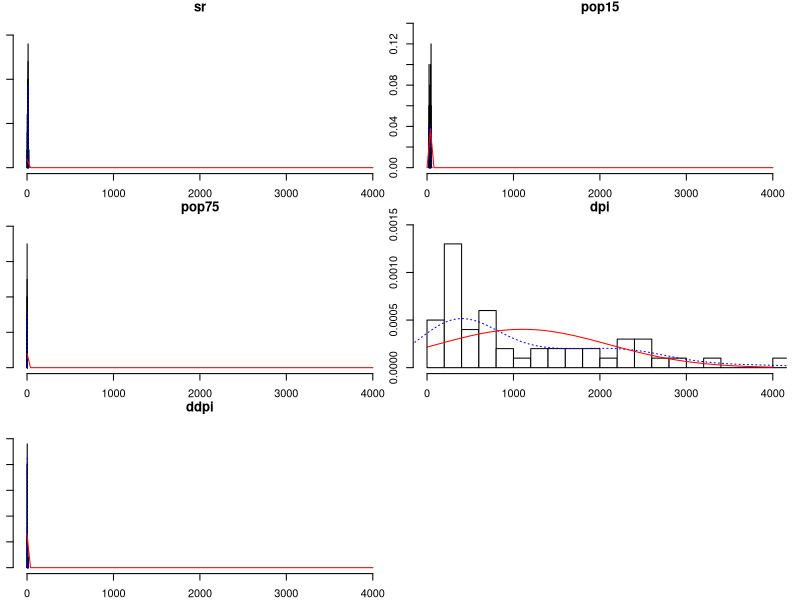
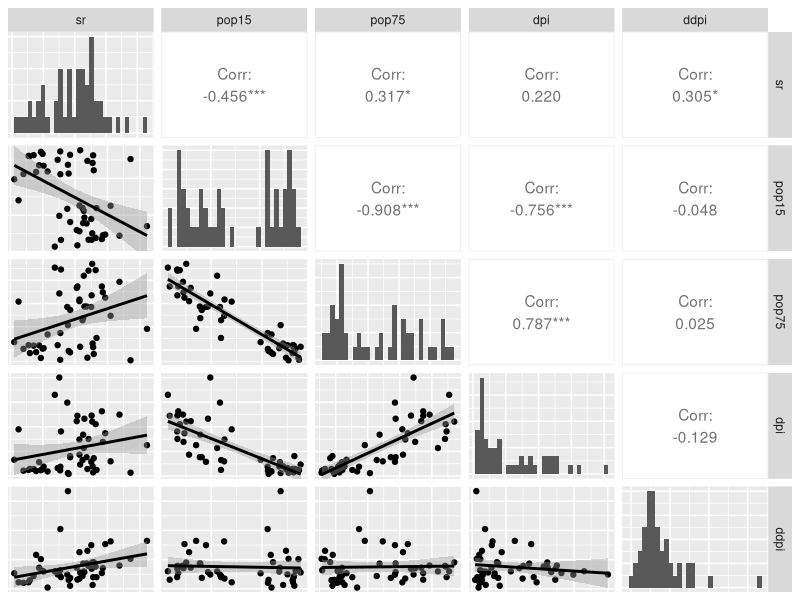
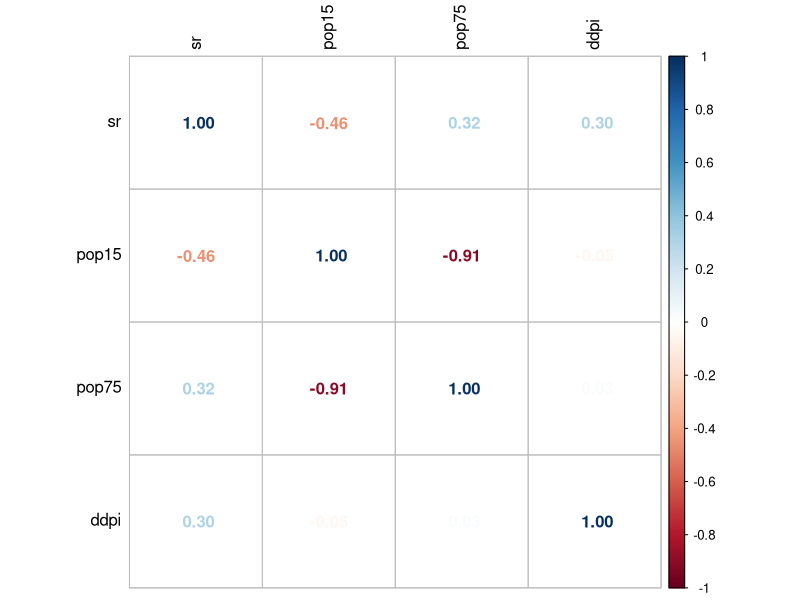

R code for these plots, in order:
## ---- chunk 1
knitr::opts_chunk$set(echo = TRUE)
## ---- chunk 2
library(psych)
library(GGally)
library(corrplot)
## ---- chunk 3
knitr::kable(
  LifeCycleSavings[1:5, ],
  caption = "**Tabla N° 1: Países e Indicadores**"
)
## ---- chunk 4
life_order<-LifeCycleSavings[order(LifeCycleSavings$sr),]
## ---- chunk 5
summary(life_order)
## ---- chunk 6
multi.hist(x = LifeCycleSavings, dcol = c("blue", "red"), dlty = c("dotted", "solid"),  main = colnames(LifeCycleSavings))
## ---- chunk 7
ggpairs(LifeCycleSavings, lower = list(continuous = "smooth"),
        diag = list(continuous = "bar"), axisLabels = "none")

## ---- chunk 8
Modelo<-lm(LifeCycleSavings$sr ~ LifeCycleSavings$pop15+LifeCycleSavings$pop75+LifeCycleSavings$ddpi)
## ---- chunk 9
summary(Modelo)

corrplot(cor(dplyr::select(LifeCycleSavings, sr, pop15,pop75,ddpi)),
         method = "number", tl.col = "black")
